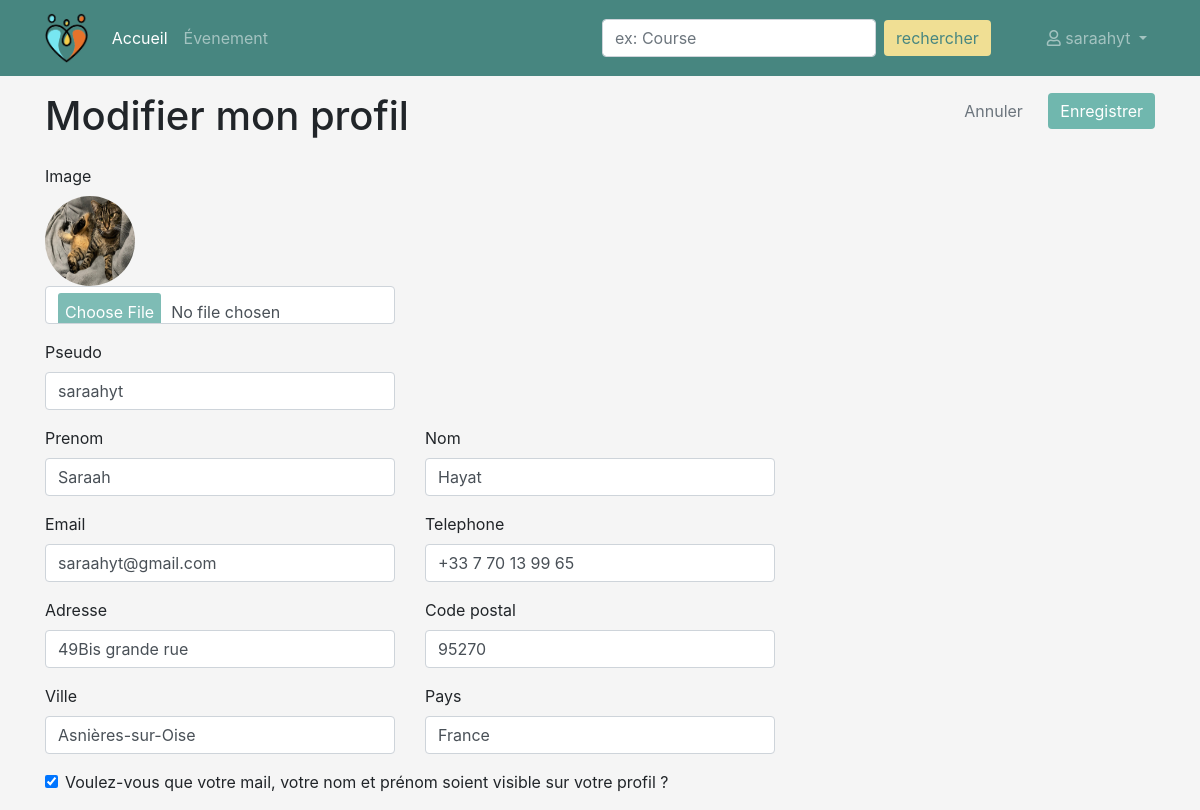
The page /profil/modifier (signed in) on the database as committed earlier.
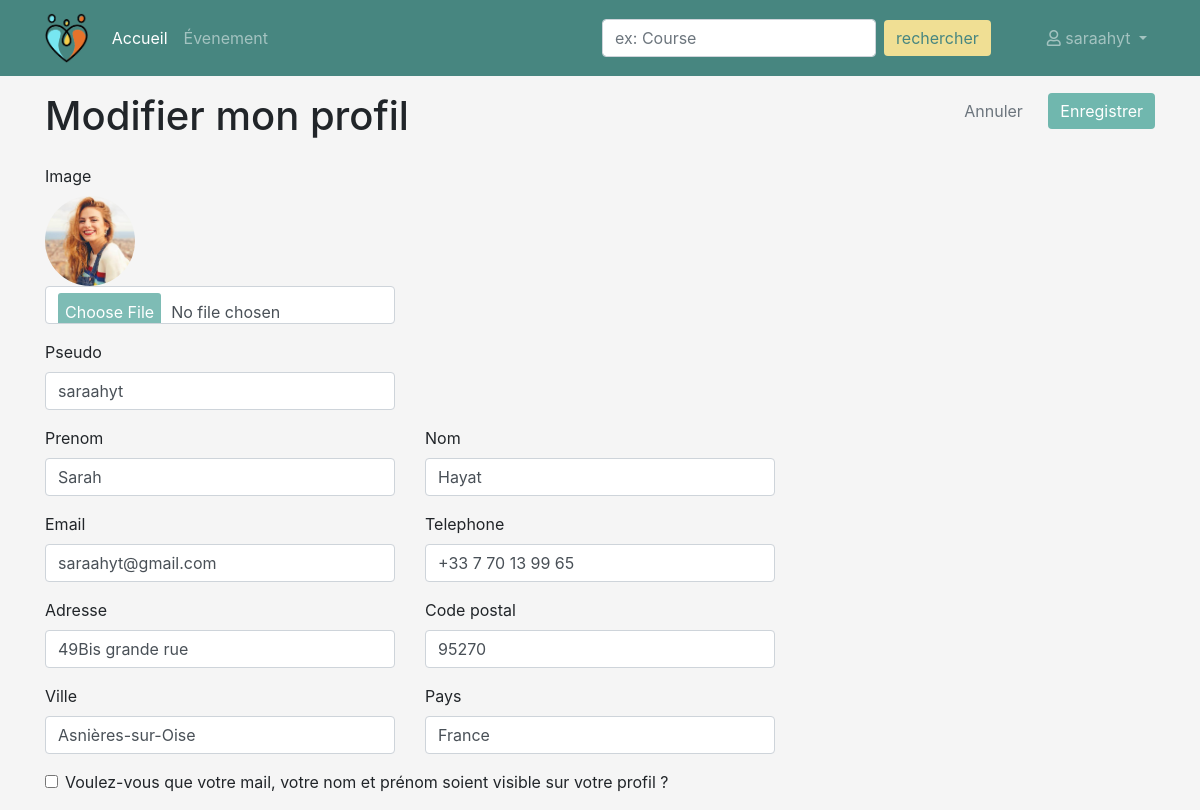
The same page on the database as committed later.
### persons/models.py (models this page shows, shortened)
class Person(models.Model):
    TYPE_PARTICULIER = 'particulier'
    TYPE_PROFESSIONNEL = 'professionnel'
    TYPE_CHOICES = (
        (TYPE_PARTICULIER, 'particulier'),
        (TYPE_PROFESSIONNEL, 'professionnel')
    )
    user = models.ForeignKey('users.User', on_delete=models.CASCADE)
    first_name = models.CharField('prenom', max_length=100)
    last_name = models.CharField('nom', max_length=100)
    birth_date = models.DateField('date naissance')
    address = models.CharField('adresse', max_length=250)
    zip_code = models.IntegerField('code postal')
    city = models.CharField('ville', max_length=50)
    country = models.CharField('pays', max_length=100)
    phone_number = PhoneNumberField('telephone')
    pseudo = models.CharField('pseudo', max_length=50)
    person_type = models.CharField('type', choices=TYPE_CHOICES, max_length=15)
    created_at = models.DateTimeField('crée à', auto_now=True)
    note = models.IntegerField('karma', null=True, blank=True)
    imageProfil = models.FileField('image', null=True, default='utilisateur-de-profil.svg')
    is_visible = models.BooleanField('est visible', default=False)

### events/views/persons.py (the view, shortened to what this page needs)
# urls.py: path('profil/modifier', EditProfilView.as_view(), name='profil-edit'),
class EditProfilView(PersonView):
    def get(self, request):
        user = request.user
        person = Person.objects.get(user=user)
        form = ProfilForm(instance=person)
        context = {
            'person': person,
            'form': form,
            'navigation_items': navigation.navigation_items(navigation.NAV_HOME),
        }
        return render(request, 'persons/profil/profil_edit.html', context)

### events/forms.py (shortened to what this page needs)
class ProfilForm(forms.ModelForm):
    email = forms.EmailField(label='Email', max_length=254)
    password = forms.CharField(widget=forms.PasswordInput())
    class Meta:
        model = Person
        exclude = ['user', 'created_at', 'karma', 'person_type', 'birth_date']
        widgets = {
            'email': forms.EmailInput(attrs={'placeholder': 'Email'}),
            'phone_number': forms.TextInput(attrs={'placeholder': '0612344321'}),
            'imageProfil': forms.FileInput(attrs={'class' : 'blue'})
        }
    def __init__(self, instance=None, *args, **kwargs):
        super().__init__(instance=instance, *args, **kwargs)
        if instance:
            self.fields['email'].initial = instance.user.email
            self.fields[
                'is_visible'].label = "Voulez-vous que votre mail, votre nom et prénom soient visible sur votre profil ?"

### events/navigation.py (called while the page is built)
def navigation_items(selected_item=None):
    items = []
    for name, shortcut in NAV_ITEMS:
        items.append({
            'name': name,
            'url': reverse(shortcut),
            'active': True if selected_item == name else False,
        })
    return items

### events/templates/persons/profil/profil_edit.html (shortened to what this page needs)
{% extends 'persons/base_navbar.html' %}
{% block content %}
{% include 'persons/profil/profil_form.html' %}
{% endblock content %}

### events/templates/persons/base_navbar.html (shortened to what this page needs)
{% extends 'persons/base.html' %}
{% load static %}
{% block header %}
    <nav class="back-nav navbar navbar-expand-lg navbar-dark bg-dark">
        <div class="container d-flex justify-content-between">
            <a class="navbar-brand" href="{% url 'home' %}"><img src="{% static 'assets/logo1.png' %}" height="50"></a>
            <div class="collapse navbar-collapse" id="navbarSupportedContent">
                <ul class="navbar-nav">
                    {% for item in navigation_items %}
                        <li class="nav-item {% if item.active %}active{% endif %}">
                            <a class="nav-link" href="{{ item.url }}">{{ item.name }}</a>
                        </li>
                    {% endfor %}
                </ul>
                <form action="{% url 'events' %}" class="form-inline my-2 my-lg-0 ml-auto mr-5" method="get">
                    <input name="q" class="form-control mr-sm-2" type="search" placeholder="ex: Course"
                           aria-label="Search">
                    <button class="search btn btn-outline-success my-2 my-sm-0" type="submit">rechercher</button>
                </form>
                <ul class="navbar-nav mr-0">
                    <li class="nav-item dropdown">
                        <a class="nav-link dropdown-toggle" href="#" id="navbarDropdownMenuLink" role="button" data-toggle="dropdown" aria-haspopup="true" aria-expanded="false">
                        <i class="far fa-user"></i> {{ person.pseudo }}
                    </a>
                    </li>
                </ul>
            </div>
        </div>
    </nav>
{% endblock %}

### events/templates/persons/profil/profil_form.html (shortened to what this page needs)
{% load bootstrap4 %}
<form method="post" enctype="multipart/form-data">
    <div class="row mb-3 mt-3">
        <div class="col-md-8">
            <h1>Modifier mon profil</h1>
        </div>
        <div class="col-md-4 text-right">
            <a class="btn btn-link text-muted" href="{% url 'profil' %}">Annuler</a>
            <button data-toggle="modal" data-target="#submit_modal" class="btn btn-primary ml-2">Enregistrer</button>
        </div>
    </div>
    <div class="row">
        <div class="col-md-4 blue">
            <label>Image</label><br>
            <img class="rounded-circle mr-5" height="90" width="90" src="{{ person.imageProfil.url }}">
            {% bootstrap_field form.imageProfil required_css_class='required' show_label=False %}
        </div>
    </div>
    <div class="row">
        <div class="col-md-4">
            {% bootstrap_field form.pseudo required_css_class='required' %}
        </div>
    </div>
    <div class="row">
        <div class="col-md-4">
            {% bootstrap_field form.first_name required_css_class='required' %}
        </div>
        <div class="col-md-4">
            {% bootstrap_field form.last_name required_css_class='required' %}
        </div>
    </div>
    <div class="row">
        <div class="col-md-4">
            {% bootstrap_field form.email required_css_class='required' %}
        </div>
        <div class="col-md-4">
            {% bootstrap_field form.phone_number required_css_class='required' %}
        </div>
    </div>
    <div class="row">
        <div class="col-md-4">
            {% bootstrap_field form.address required_css_class='required' %}
        </div>
        <div class="col-md-4">
            {% bootstrap_field form.zip_code required_css_class='required' %}
        </div>
    </div>
    <div class="row">
        <div class="col-md-4">
            {% bootstrap_field form.city required_css_class='required' %}
        </div>
        <div class="col-md-4">
            {% bootstrap_field form.country required_css_class='required' %}
        </div>
    </div>
    <div class="row">
        <div class="col align-self-center">
            {% bootstrap_field form.is_visible required_css_class='required' %}
        </div>
    </div>
</form>

Rows that differ between the two databases and show on the page:
changed Person "saraahyt": imageProfil: a different picture; first_name "Saraah" → "Sarah"; is_visible "☑" → "☐"
